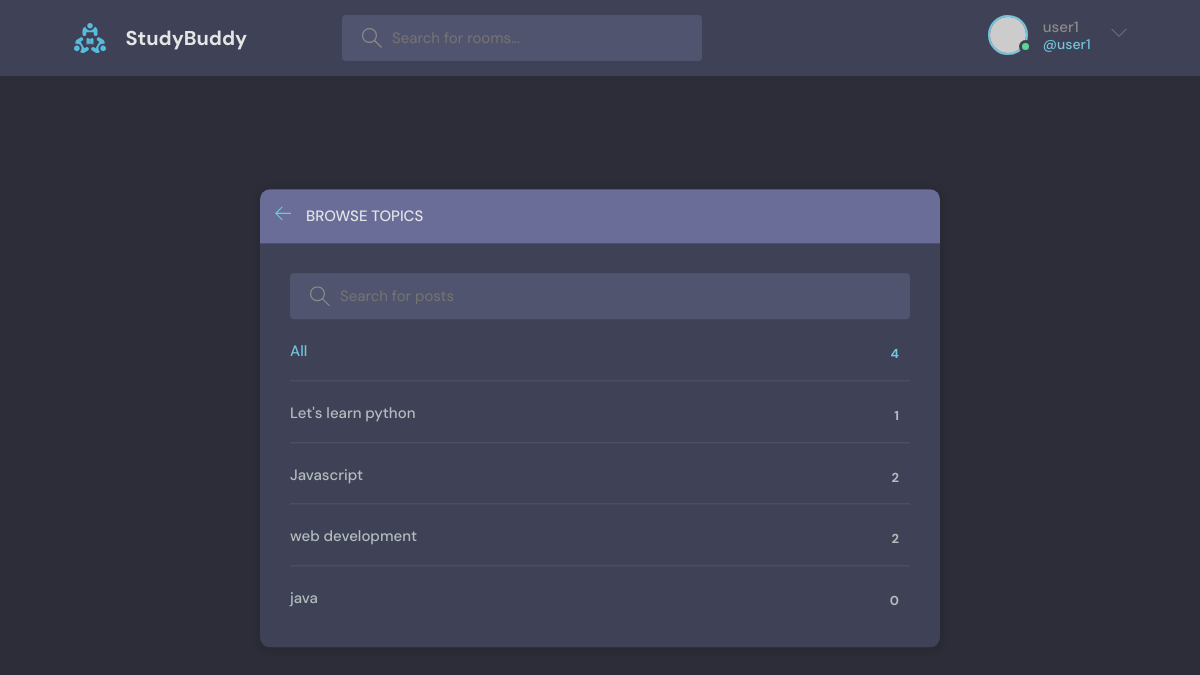
The app's page /topics/ (signed in) with its own data.
### base/models.py (models this page shows)
class Topic(models.Model):
  name = models.CharField(max_length=200)
  def __str__(self):
    return self.name

### base/views.py (the view)
# urls.py: path('topics/', views.topicsPage, name="topics"),
def topicsPage(request):
  q = request.GET.get('q') if request.GET.get('q') != None else ''
  topics = Topic.objects.filter(name__icontains=q)
  context = {'topics': topics}
  return render(request, 'base/topics.html', context)

### base/templates/base/topics.html (shortened to what this page needs)
{% extends 'main.html' %}
{% block content %}
<main class="create-room layout">
  <div class="container">
    <div class="layout__box">
      <div class="layout__boxHeader">
        <div class="layout__boxTitle">
          <a href="{% url 'home' %}">
            <svg version="1.1" xmlns="http://www.w3.org/2000/svg" width="32" height="32" viewBox="0 0 32 32">
              <title>arrow-left</title>
              <path
                d="M13.723 2.286l-13.723 13.714 13.719 13.714 1.616-1.611-10.96-10.96h27.625v-2.286h-27.625l10.965-10.965-1.616-1.607z"
              ></path>
            </svg>
          </a>
          <h3>Browse Topics</h3>
        </div>
      </div>
      <div class="topics-page layout__body">
        <form class="header__search" method="get" action="{% url 'topics' %}">
          <label>
            <input placeholder="Search for posts" name="q"/>
          </label>
        </form>
        <ul class="topics__list">
          <li>
            <a href="{% url 'home' %}" class="active">All <span>{{topics.count}}</span></a>
          </li>
          {% for topic in topics %}
            <li>
              <a href="{% url 'home' %}?q={{topic.name}}">{{topic}} <span>{{topic.room_set.all.count}}</span></a>
            </li>
          {% endfor %}
        </ul>
      </div>
    </div>
  </div>
</main>
{% endblock content %}

### templates/navbar.html (shortened to what this page needs)
{% load static %}
<header class="header header--loggedIn">
  <div class="container">
    <a href="{% url 'home' %}" class="header__logo">
      <img src="{% static 'assets/logo.svg' %}" />
      <h1>StudyBuddy</h1>
    </a>
    <form class="header__search" method="get" action="{% url 'home' %}">
      <label>
        <input name="q" placeholder="Search for rooms..." />
      </label>
    </form>
    <nav class="header__menu">
      {% if request.user.is_authenticated %}
        <div class="header__user">
          <a href="{% url 'update-user' %}">
            <div class="avatar avatar--medium active">
              <img src="https://randomuser.me/api/portraits/men/37.jpg" />
            </div>
            <p>{{request.user.username}} <span>@{{request.user.username}}</span></p>
          </a>
          <button class="dropdown-button">
            <svg version="1.1" xmlns="http://www.w3.org/2000/svg" width="32" height="32" viewBox="0 0 32 32">
              <title>chevron-down</title>
              <path d="M16 21l-13-13h-3l16 16 16-16h-3l-13 13z"></path>
            </svg>
          </button>
        </div>
      {% else %}
        <a href="{% url 'login' %}">
          <img src="{% static '/assets/avatar.svg' %}" />
          <p>Login</p>
        </a>
      {% endif %}
    </nav>
  </div>
</header>

### static/styles/main.css (style rules this page uses)
:root { --color-main: #71c6dd; --color-main-light: #e1f6fb; --color-dark: #3f4156; --color-dark-medium: #51546e; --color-dark-light: #696d97; --color-light: #e5e5e5; --color-gray: #8b8b8b; --color-light-gray: #b2bdbd; --color-bg: #2d2d39; --color-success: #5dd693; --color-error: #fc4b0b; }
* { font-family: "DM Sans", -apple-system, BlinkMacSystemFont, "Segoe UI", Roboto, Oxygen, Ubuntu, Cantarell, "Open Sans", "Helvetica Neue", sans-serif; margin: 0; padding: 0; box-sizing: border-box; text-rendering: optimizeLegibility; font-size: inherit; }
html { font-size: 56.25%; }
@media only screen and (min-width: 1200px) { html { font-size: 62.5%; } }
body { line-height: 1.6; font-weight: 400; font-size: 1.5rem; color: var(--color-light-gray); background-color: var(--color-bg); min-height: 100vh; }
img { width: 100%; }
a { display: inline-block; color: var(--color-main); text-decoration: none; }
.container { max-width: 120rem; width: 90%; margin: auto; }
.avatar { position: relative; display: inline-block; border-radius: 50%; border: 2px solid var(--color-main); }
.avatar img { display: block; border-radius: 50%; object-fit: cover; object-position: center; }
.avatar::after { content: ""; display: block; position: absolute; background-color: var(--color-gray); z-index: 111; border-radius: 50%; border: 0.3rem solid var(--color-dark); }
.avatar.active::after { background-color: var(--color-success); }
.avatar.avatar--medium img { width: 3.6rem; height: 3.6rem; border-radius: 50%; }
.avatar.avatar--medium:after { width: 0.7rem; height: 0.7rem; bottom: 0px; right: -6px; }
.header { padding: 1.5rem; background-color: var(--color-dark); }
.header > .container { display: flex; gap: 9.5rem; }
.header__logo, .header__user { display: flex; gap: 2rem; align-items: center; }
.header__logo > img { height: 3.2rem; width: 3.2rem; }
.header__logo > h1 { font-weight: 700; font-size: 2rem; color: var(--color-light); }
.header__search > label { background-color: var(--color-dark-medium); padding: 1.3rem 1rem; display: flex; align-items: center; gap: 1rem; border-radius: 4px; }
.header__search svg { fill: var(--color-gray); width: 2rem; height: 2rem; margin-left: 1rem; }
.header__search input { width: 30rem; background: transparent; border: none; outline: none; color: var(--color-light); }
.header__menu { margin-left: auto; position: relative; }
.header__menu a { display: flex; gap: 1.5rem; align-items: center; font-weight: 500; text-decoration: none; color: var(--color-gray); }
.header__menu img { height: 3.6rem; }
.header__menu p { line-height: 1.2; }
.header__menu span { color: var(--color-main); font-weight: 500; font-size: 1.4rem; display: block; }
.header__menu svg { width: 1.6rem; height: 1.6rem; fill: var(--color-dark-light); }
.dropdown-button { background: transparent; border: 0; outline: 0; cursor: pointer; }
.layout { margin-top: 2.4rem; }
.layout > .container { display: flex; justify-content: space-between; align-items: flex-start; }
.layout__box { width: 90%; max-width: 48rem; min-height: 40rem; position: absolute; top: 50%; left: 50%; transform: translate(-50%, -46%); background-color: var(--color-dark); border-radius: 1rem; box-shadow: 1px 1px 6px 3px rgba(0, 0, 0, 0.1); overflow: hidden; }
.layout__boxHeader { display: flex; padding: 1.5rem; background-color: var(--color-dark-light); }
.layout__boxTitle { display: flex; gap: 1.5rem; align-items: center; }
.layout__boxTitle h3 { text-transform: uppercase; font-weight: 500; color: var(--color-light); }
.layout__boxTitle svg { width: 1.6rem; height: 1.6rem; fill: var(--color-main); }
.layout__body { margin: 3rem; }
.topics__list { list-style: none; }
.topics__list li a { display: flex; justify-content: space-between; margin-bottom: 3rem; font-weight: 500; color: var(--color-light-gray); transition: all 0.3s ease-in-out; }
.topics__list li a.active, .topics__list li a:hover { color: var(--color-main); }
.topics__list li a span { padding: 0.5rem 1rem; background-color: var(--color-dark); border-radius: 3px; font-size: 1.3rem; font-weight: 700; letter-spacing: 1px; }
.topics-page .topics__list li:not(:last-child) a { margin: 2rem 0; padding-bottom: 1rem; text-decoration: none; border-bottom: 1px solid var(--color-dark-medium); }
.topics-page .header__search { display: block; }
.create-room.layout .layout__box { max-width: 68rem; }

### records on screen
Topic: name "Let's learn python", room_set.all.count "1"
Topic: name "Javascript", room_set.all.count "2"
Topic: name "web development", room_set.all.count "2"
Topic: name "java", room_set.all.count "0"

### other values on screen
{{ request.user.username }} "user1"
{{ topics.count }} "4"
